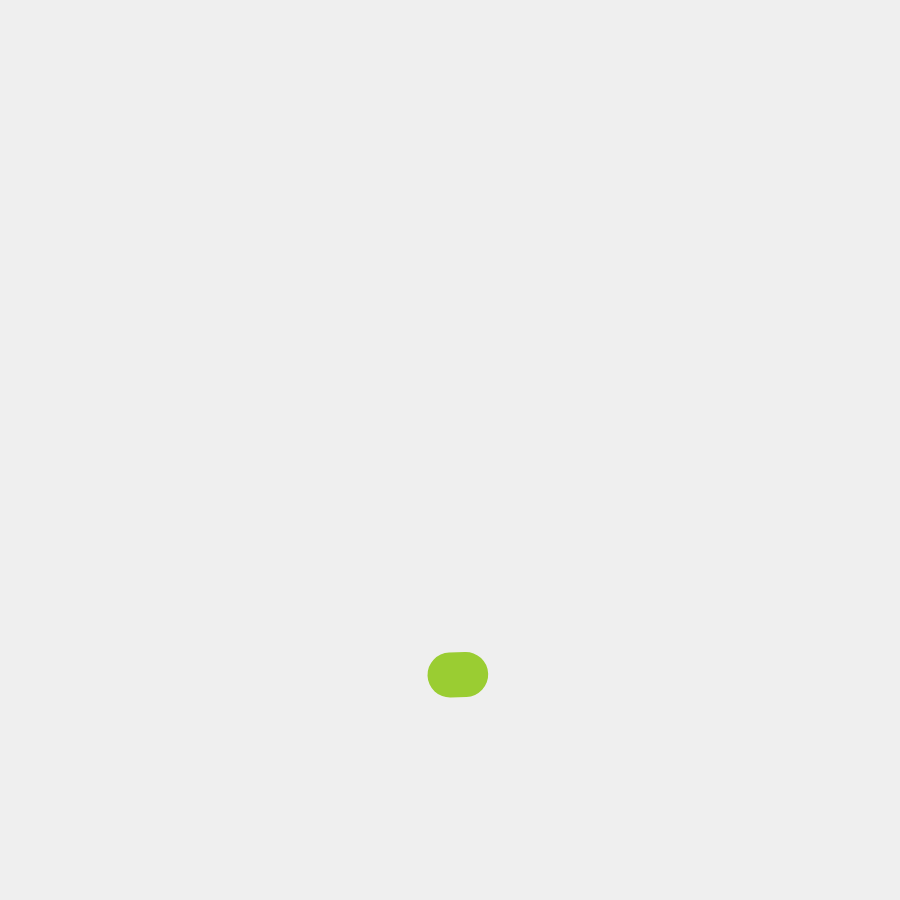
Frame 1 (no input)
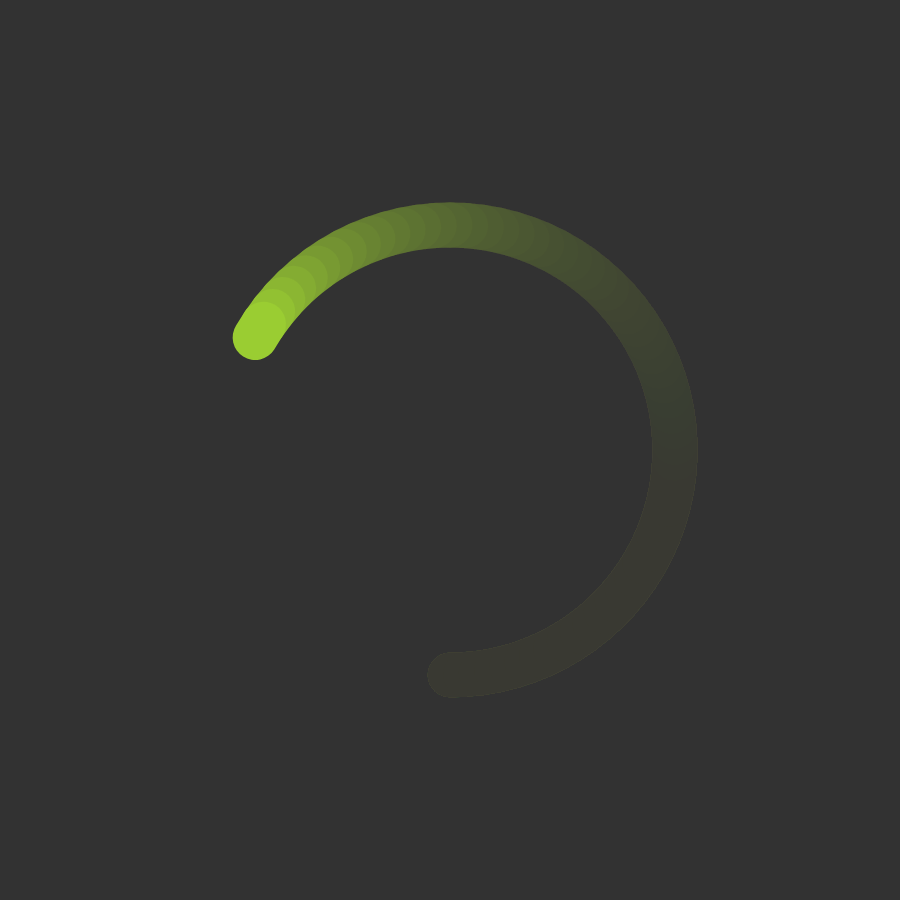
Frame 60 (no input)
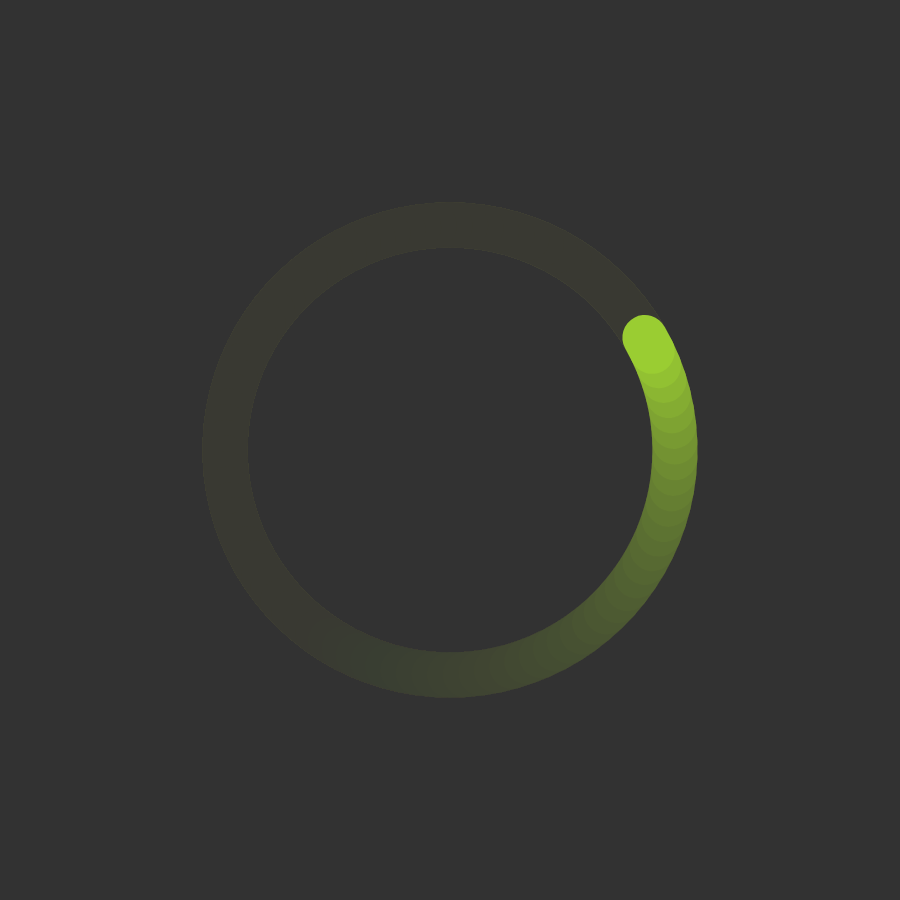
Frame 120 (the mouse pressed at the canvas centre since frame 60)

The p5.js sketch that drew these frames (run headless with seeded random() and noise() and a simulated clock; from frame 60 on, the mouse is pressed at the canvas centre):

// p5.js sketch
// ── sketch.js
let medioX = 0;
let medioY = 0;
let diametro = 0;
let velocidad = 4;

function setup() {
  const s = min(windowWidth, windowHeight) * 0.9;
  createCanvas(s, s);
  angleMode(DEGREES);
  noStroke();
}

function windowResized() {
  const s = min(windowWidth, windowHeight) * 0.9;
  resizeCanvas(s, s);
  redraw();
}

function draw() {
  // background(50, 50, 50, 20);
  noStroke();
  fill(50, 50, 50, 20);
  rect(0, 0, width, height);

  medioX = width / 2;
  medioY = height / 2;
  diametro = width / 4;
  borde = width / 20;

  // fill("blue")
  // ellipse(
  // medioX + diametro * sin(frameCount * velocidad),
  // medioY + diametro * cos(frameCount * velocidad) , 50, 50);

  stroke("yellowgreen");
  strokeWeight(borde);

  line(
    medioX + diametro * sin((frameCount - 1) * velocidad),
    medioY + diametro * cos((frameCount - 1) * velocidad),
    medioX + diametro * sin(frameCount * velocidad),
    medioY + diametro * cos(frameCount * velocidad)
  );
}

function mouseWheel(event) {
  velocidad += event.delta / 100;
  velocidad = constrain(velocidad, 0.1, 600);
  console.log(velocidad);
}
